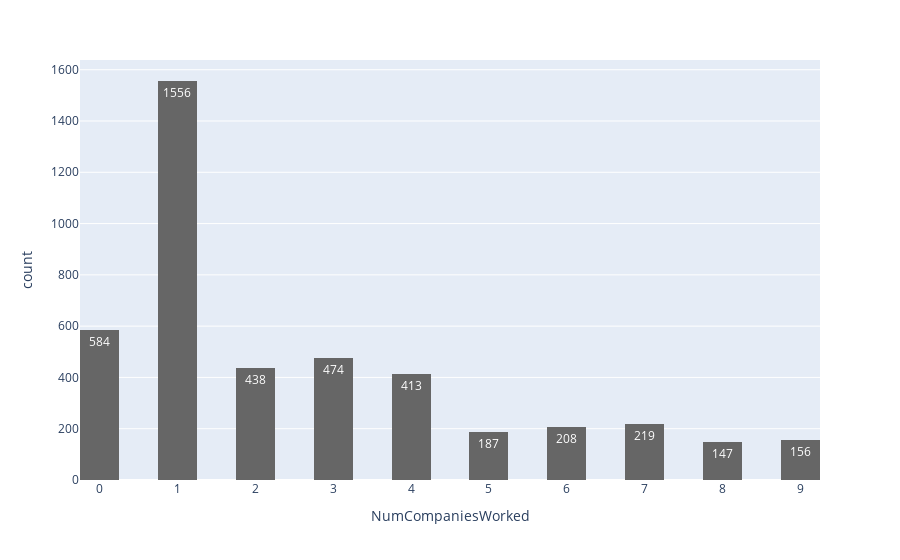

The cell this chart's notebook holds for it:
### Code cell
fig = px.histogram(df, x="NumCompaniesWorked", barmode="group", text_auto=True, color_discrete_sequence=px.colors.qualitative.Prism_r, nbins=25)
fig.update_layout(xaxis_title="NumCompaniesWorked")
fig.update_layout(yaxis_title="count")
fig.show()

### Figure 1 — Plotly figure (JSON) as saved in the notebook; plotly's stock layout.template omitted (floating-point values rounded to 4 significant figures; data arrays with more than 128 entries replaced by an {"elided": "..."} marker saying what was removed)
{"data": [{"alignmentgroup": "True", "bingroup": "x", "hovertemplate": "NumCompaniesWorked=%{x}<br>count=%{y}<extra></extra>", "legendgroup": "", "marker": {"color": "rgb(102, 102, 102)", "pattern": {"shape": ""}}, "name": "", "nbinsx": 25, "offsetgroup": "", "orientation": "v", "showlegend": false, "texttemplate": "%{value}", "type": "histogram", "x": {"elided": "4382 int values"}, "xaxis": "x", "yaxis": "y"}], "layout": {"barmode": "group", "legend": {"tracegroupgap": 0}, "margin": {"t": 60}, "xaxis": {"anchor": "y", "domain": [0, 1], "title": {"text": "NumCompaniesWorked"}}, "yaxis": {"anchor": "x", "domain": [0, 1], "title": {"text": "count"}}}}
